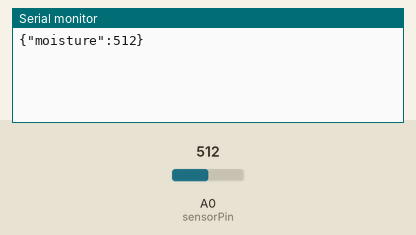
This sketch was run on a simulated Arduino Uno, built with avr-gcc and run on an emulated ATmega328P. Shown: the last lines printed to the serial monitor. The inputs (shaded band) are chosen by the test bench; at power-on: A0 (sensorPin) = 512.

Above: at 1.8 s.
1.9 s: A0 (sensorPin) set to 716
At 2.6 s:
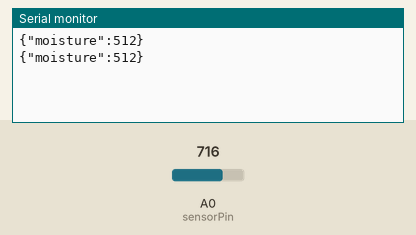
3.4 s: A0 (sensorPin) set to 900
At 4.8 s:
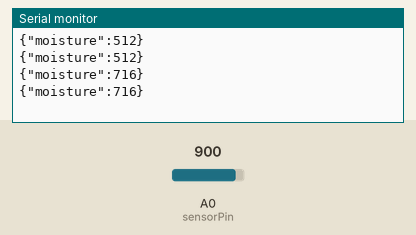
Timing chart, 0 to 6.4 s (numbered marks = the images above; inputs shaded):
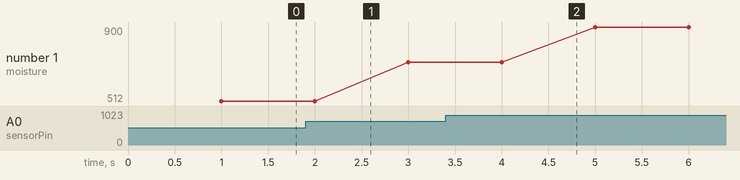

Measured:
- plotted number 1: 512 → 716 after the input at 1.9 s, 716 → 900 after the input at 3.4 s

The sketch:

Moisture.ino
```cpp
int sensorPin = A0;    // select the input pin for the potentiometer
int sensorValue = 0;  // variable to store the value coming from the sensor
char trans[20];

void setup() {
  // declare the ledPin as an OUTPUT:
   Serial.begin(9600);
}

void loop() {
  // read the value from the sensor:
  sensorValue = analogRead(sensorPin);


  delay(1000);

  //シリアルからのデータ送信する
  memset(trans,0,20);
  char *json = &trans[0];


  //送信用のJSONデータの作成を行う
  sprintf(json, "{\"moisture\":%d}", sensorValue);
  Serial.println(json);
}
```
